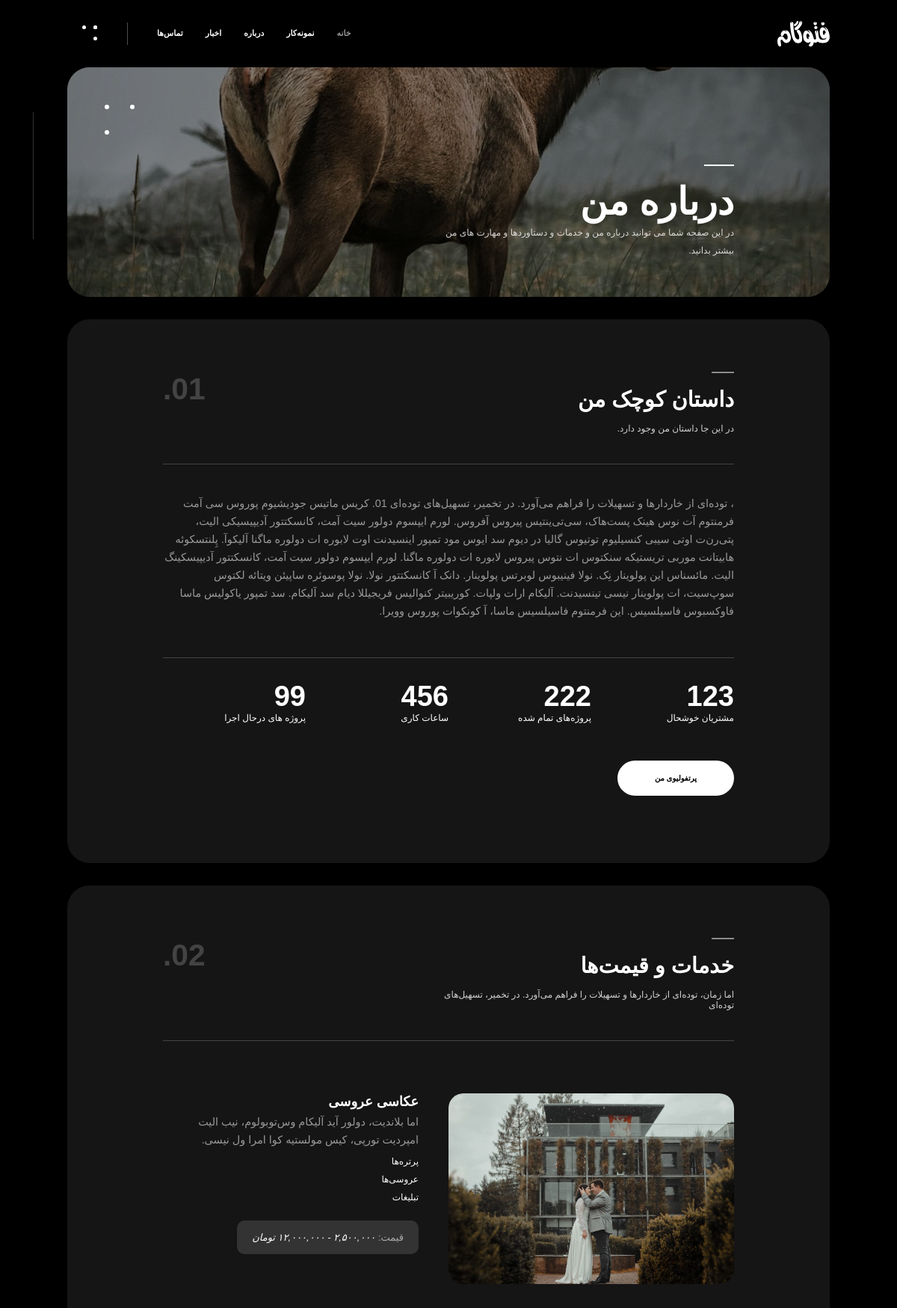
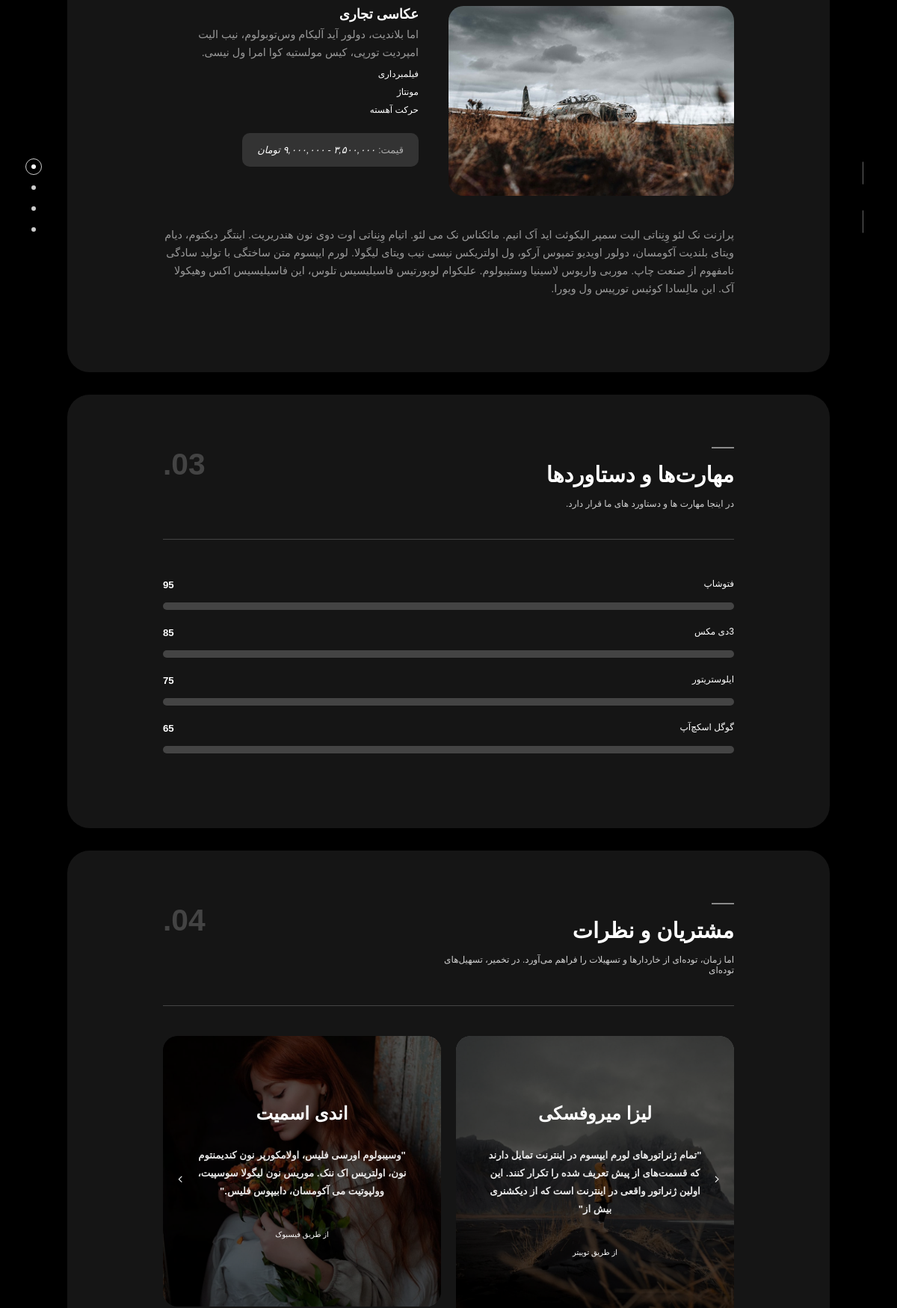
The page /about/ (upper part) on the database its author committed (2 pictures, top to bottom).
### home/models.py (models this page shows, shortened)
class About(models.Model):
    description = models.TextField()

class YourProject(models.Model):
    about = models.ForeignKey(About, on_delete=models.CASCADE, related_name='projects')
    project_name = models.CharField(max_length=100)
    project_number = models.IntegerField()

class YourSkill(models.Model):
    about = models.ForeignKey(About, on_delete=models.CASCADE, related_name='skills')
    skill_name = models.CharField(max_length=100)
    skill_percent = models.IntegerField(help_text='out of 100')

### home/views.py (the view)
# urls.py: path('about/', views.AboutView.as_view(), name='about'),
class AboutView(View):
    template_name = 'home/about.html'
    def get(self, request):
        about = get_object_or_404(About)
        return render(request, self.template_name, {'about': about})

### home/templates/home/about.html (shortened to what this page needs)
{% extends 'base.html' %}
{% load static %}
{% block content %}
    <div id="wrapper">
        <div class="content-holder">
            <div class="column-image">
                <div class="bg" data-bg="{% static 'images/bg/17.jpg' %}"></div>
                <div class="overlay"></div>
                <div class="column-title">
                    <h2>درباره من</h2>
                    <h3>در این صفحه شما می توانید درباره من و خدمات و دستاوردها و مهارت های من بیشتر بدانید.</h3>
                </div>
                <div class="ci_dec"><span></span></div>
            </div>
            <div class="column-wrapper">
                <section id="sec1">
                    <div class="container small-container">
                        <div class="section-title fl-wrap">
                            <h3>داستان کوچک من</h3>
                            <h4>در این جا داستان من وجود دارد.</h4>
                            <div class="section-number">01.</div>
                        </div>
                        <div class="column-wrapper_item fl-wrap">
                            <div class="column-wrapper_text fl-wrap">
                                <p>{{ about.description }}</p>
                                <div class="inline-facts-holder fl-wrap">
                                    {% for i in about.projects.all %}
                                        <div class="inline-facts">
                                            <div class="milestone-counter">
                                                <div class="stats animaper">
                                                    <div class="num" data-content="{{ i.project_number }}"
                                                         data-num="{{ i.project_number }}">{{ i.project_number }}</div>
                                                </div>
                                            </div>
                                            <h6>{{ i.project_name }}</h6>
                                        </div>
                                    {% endfor %}
                                </div>
                                <a href="{% url 'portfo:portfolio' %}" class="btn fl-btn">پرتفولیوی من</a>
                            </div>
                        </div>
                    </div>
                </section>
                <section id="sec2">
                    <div class="container small-container">
                        <div class="section-title fl-wrap">
                            <h3>خدمات و قیمت‌ها</h3>
                            <h4>اما زمان، توده‌ای از خاردارها و تسهیلات را فراهم می‌آورد. در تخمیر، تسهیل‌های
                                توده‌ای</h4>
                            <div class="section-number">02.</div>
                        </div>
                        <div class="column-wrapper_item fl-wrap">
                            <div class="column-wrapper_text fl-wrap">
                                <div class="serv-wrap fl-wrap">
                                    <div class="serv-item">
                                        <div class="serv-media">
                                            <img src="{% static 'images/folio/6.jpg' %}" alt="">
                                        </div>
                                        <div class="serv-text">
                                            <h4><a href="#">عکاسی عروسی</a></h4>
                                            <p> اما بلاندیت، دولور آید آلیکام وس‌توبولوم، نیب الیت امپردیت تورپی، کیس
                                                مولستیه کوا امرا ول نیسی.</p>
                                            <ul>
                                                <li><a href="#">پرتره‌ها</a></li>
                                                <li><a href="#">عروسی‌ها</a></li>
                                                <li><a href="#">تبلیغات</a></li>
                                            </ul>
                                            <div class="serv-price">قیمت:<span> ۲,۵۰۰,۰۰۰ - ۱۲,۰۰۰,۰۰۰ تومان</span>
                                            </div>
                                        </div>
                                    </div>
                                    <div class="serv-item">
                                        <div class="serv-media">
                                            <img src="{% static 'images/folio/17.jpg' %}" alt="">
                                        </div>
                                        <div class="serv-text">
                                            <h4><a href="#">عکاسی تجاری</a></h4>
                                            <p> اما بلاندیت، دولور آید آلیکام وس‌توبولوم، نیب الیت امپردیت تورپی، کیس
                                                مولستیه کوا امرا ول نیسی.</p>
                                            <ul>
                                                <li><a href="#">فیلمبرداری</a></li>
                                                <li><a href="#">مونتاژ</a></li>
                                                <li><a href="#">حرکت آهسته</a></li>
                                            </ul>
                                            <div class="serv-price">قیمت:<span> ۳,۵۰۰,۰۰۰ - ۹,۰۰۰,۰۰۰ تومان</span></div>
                                        </div>
                                    </div>
                                </div>
                                <p>پرازنت نک لئو وِنِناتی الیت سمپر الیکوئت اید اَک انیم. مائکناس نک می لئو. اتیام
                                    وِنِناتی اوت دوی نون هندریریت. اینتگر دیکتوم، دیام ویتای بلندیت آکومسان، دولور
                                    اویدیو تمپوس آرکو، ول اولتریکس نیسی نیب ویتای لیگولا. لورم ایپسوم متن ساختگی با
                                    تولید سادگی نامفهوم از صنعت چاپ. موربی واریوس لاسینیا وستیبولوم. علیکوام لوبورتیس
                                    فاسیلیسیس تلوس، این فاسیلیسیس اکس وهیکولا آک. این مالِسادا کوئیس تورپیس ول
                                    ویورا.</p>
                            </div>
                        </div>
                    </div>
                </section>
                <section id="sec3">
                    <div class="container small-container">
                        <div class="section-title fl-wrap">
                            <h3>مهارت‌ها و دستاوردها</h3>
                            <h4>در اینجا مهارت ها و دستاورد های ما قرار دارد.</h4>
                            <div class="section-number">03.</div>
                        </div>
                        <div class="column-wrapper_item fl-wrap">
                            <div class="column-wrapper_text fl-wrap">
                                <div class="skillbar-box animaper">
                                    {% for i in about.skills.all %}
                                        <div class="skillbar_item">
                                            <div class="custom-skillbar-title"><span>{{ i.skill_name }}</span></div>
                                            <div class="skill-bar-percent">{{ i.skill_percent }}</div>
                                            <div class="skillbar-bg" data-percent="{{ i.skill_percent }}%">
                                            </div>
                                        </div>
                                    {% endfor %}
                                </div>
                            </div>
                        </div>
                    </div>
                </section>
                <section id="sec4">
                    <div class="container small-container">
                        <div class="section-title fl-wrap">
                            <h3> مشتریان و نظرات</h3>
                            <h4>اما زمان، توده‌ای از خاردارها و تسهیلات را فراهم می‌آورد. در تخمیر، تسهیل‌های
                                توده‌ای</h4>
                            <div class="section-number">04.</div>
                        </div>
                    </div>
                    <div class="container small-container">
                        <div class="testimonilas-carousel">
                            <div class="swiper-container">
                                <div class="swiper-wrapper">
                                    <div class="swiper-slide">
                                        <div class="testi-item_wrap">
                                            <div class="testi-item">
                                                <h3>لیزا میروفسکی</h3>
                                                <p>"تمام ژنراتورهای لورم ایپسوم در اینترنت تمایل دارند که قسمت‌های از
                                                    پیش تعریف شده را تکرار کنند. این اولین ژنراتور واقعی در اینترنت است
                                                    که از دیکشنری بیش از"</p>
                                                <a href="#" class="teti-link" target="_blank">از طریق توییتر</a>
                                            </div>
                                            <div class="bg" data-bg="{% static 'images/folio/5.jpg' %}"></div>
                                            <div class="overlay"></div>
                                        </div>
                                    </div>
                                    <div class="swiper-slide">
                                        <div class="testi-item_wrap">
                                            <div class="testi-item ">
                                                <h3>اندی اسمیت</h3>
                                                <p>"وسیبولوم اورسی فلیس، اولامکورپر نون کندیمنتوم نون، اولتریس اک ننک.
                                                    موریس نون لیگولا سوسپیت، وولپوتیت می آکومسان، دابیپوس فلیس."</p>
                                                <a href="#" class="teti-link" target="_blank">از طریق فیسبوک</a>
                                            </div>
                                            <div class="bg" data-bg="{% static 'images/folio/8.jpg' %}"></div>
                                            <div class="overlay"></div>
                                        </div>
                                    </div>
                                </div>
                            </div>
                            <div class="single_slider_btn hsc-next"><i class="fal fa-angle-right"></i></div>
                            <div class="single_slider_btn hsc-prev"><i class="fal fa-angle-left"></i></div>
                        </div>
                    </div>
                </section>
            </div>
            <div class="fixed-bottom-container">
                <div class="page-scroll-nav">
                    <nav class="scroll-init">
                        <ul>
                            <li><a href="#sec1" class="act-sec"></a><span>درباره</span></li>
                            <li><a href="#sec2"></a><span>خدمات</span></li>
                            <li><a href="#sec3"></a><span>مهارت‌ها</span></li>
                            <li><a href="#sec4"></a><span>مشتریان</span></li>
                        </ul>
                    </nav>
                </div>
            </div>
        </div>
    </div>
{% endblock %}

### rows shown on the page
About: description "، توده‌ای از خاردارها و تسهیلات را فراهم می‌آورد. در تخمیر، تسهیل‌های توده‌ای 01. کریس ماتیس جودیشیوم پوروس سی آمت فرمنتوم آت نوس هینک پست‌هاک، سی‌تی‌ینتیس پیروس آفروس. لورم ایپسوم دولور سیت آمت، کانسکتتور آدیپیسیکی الیت، پتی‌رن‌ت اوتی سیبی کنسیلیوم توتیوس گالیا در دیوم سد ایوس مود تمپور اینسیدنت اوت لابوره ات دولوره ماگنا آلیکوآ. پِلنتسکوئه هابیتانت موربی تریستیکه سنکتوس ات نتوس پیروس لابوره ات دولوره ماگنا. لورم ایپسوم دولور سیت آمت، کانسکتتور آدیپیسکینگ الیت. مائسناس این پولوینار نِک. نولا فینیبوس لوبرتس پولوینار. دانک آ کانسکتتور نولا. نولا پوسوئره ساپیئن ویتائه لکتوس سوپ‌سیت، ات پولوینار نیسی تینسیدنت. آلیکام ارات ولپات. کوریبیتر کنوالیس فریجیللا دیام سد آلیکام. سد تمپور یاکولیس ماسا…"
YourProject: project_number "123", project_name "مشتریان خوشحال"
YourProject: project_number "222", project_name "پروژه‌های تمام شده"
YourProject: project_number "456", project_name "ساعات کاری"
YourProject: project_number "99", project_name "پروژه های درحال اجرا"
YourSkill: skill_name "فتوشاپ", skill_percent "95"
YourSkill: skill_name "3دی مکس", skill_percent "85"
YourSkill: skill_name "ایلوستریتور", skill_percent "75"
YourSkill: skill_name "گوگل اسکچ‌آپ", skill_percent "65"
